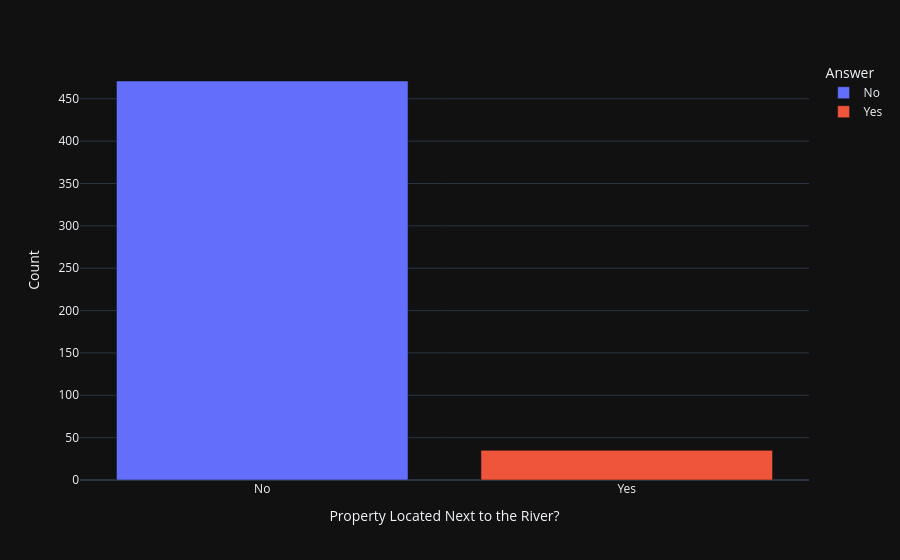

Write notebook code for a chart like this one.
### Markdown cell above
#### Next to the River? ⛵️

**Challenge**

Create a bar chart with plotly for CHAS to show many more homes are away from the river versus next to it. The bar chart should look something like this:

<img src=https://i.imgur.com/AHwoQ6l.png height=350>

You can make your life easier by providing a list of values for the x-axis (e.g., `x=['No', 'Yes']`)

### Code cell
chas_data = pd.DataFrame({"CHAS": data.CHAS.value_counts(), "Answer": ["No", "Yes"]})
print(chas_data)
chas_bar = px.bar(
    chas_data,
    x=chas_data["Answer"],
    y=chas_data["CHAS"],
    color="Answer"
)
chas_bar.update_layout(
    xaxis_title="Property Located Next to the River?",
    yaxis_title="Count"
)

### Figure 1 — Plotly figure (JSON) as saved in the notebook; plotly's stock layout.template omitted (floating-point values rounded to 4 significant figures)
{"data": [{"alignmentgroup": "True", "hovertemplate": "Answer=%{x}<br>CHAS=%{y}<extra></extra>", "legendgroup": "No", "marker": {"color": "#636efa", "pattern": {"shape": ""}}, "name": "No", "offsetgroup": "No", "orientation": "v", "showlegend": true, "textposition": "auto", "x": ["No"], "xaxis": "x", "y": [471], "yaxis": "y", "type": "bar"}, {"alignmentgroup": "True", "hovertemplate": "Answer=%{x}<br>CHAS=%{y}<extra></extra>", "legendgroup": "Yes", "marker": {"color": "#EF553B", "pattern": {"shape": ""}}, "name": "Yes", "offsetgroup": "Yes", "orientation": "v", "showlegend": true, "textposition": "auto", "x": ["Yes"], "xaxis": "x", "y": [35], "yaxis": "y", "type": "bar"}], "layout": {"xaxis": {"anchor": "y", "domain": [0.0, 1.0], "title": {"text": "Property Located Next to the River?"}, "categoryorder": "array", "categoryarray": ["No", "Yes"]}, "yaxis": {"anchor": "x", "domain": [0.0, 1.0], "title": {"text": "Count"}}, "legend": {"title": {"text": "Answer"}, "tracegroupgap": 0}, "margin": {"t": 60}, "barmode": "relative"}}
